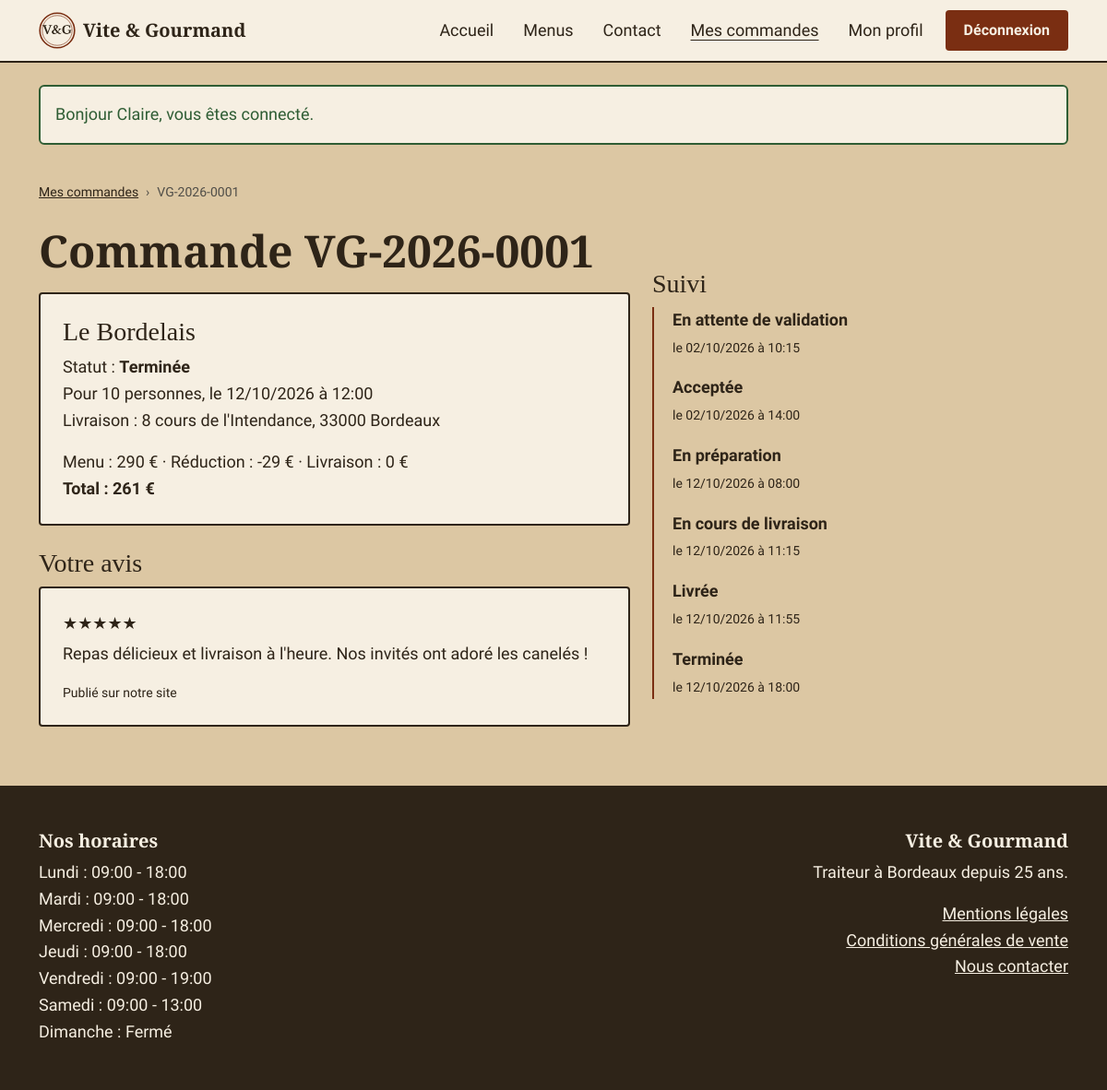
The page /mon-compte/commande?id=1 (signed in) on the database its author committed.
### tables this page shows
CREATE TABLE commande (
  commande_id           INT AUTO_INCREMENT PRIMARY KEY,
  numero_commande       VARCHAR(20)   NOT NULL UNIQUE,
  utilisateur_id        INT           NOT NULL,
  menu_id               INT           NOT NULL,
  date_commande         DATETIME      NOT NULL DEFAULT CURRENT_TIMESTAMP,
  date_prestation       DATE          NOT NULL,
  heure_livraison       TIME          NOT NULL,
  adresse_livraison     VARCHAR(255)  NOT NULL,
  code_postal_livraison VARCHAR(10)   NOT NULL,
  ville_livraison       VARCHAR(100)  NOT NULL,
  distance_km           DECIMAL(6,2)  NOT NULL DEFAULT 0,
  nombre_personne       INT           NOT NULL,
  prix_menu             DECIMAL(10,2) NOT NULL,
  reduction             DECIMAL(10,2) NOT NULL DEFAULT 0,
  prix_livraison        DECIMAL(10,2) NOT NULL DEFAULT 0,
  prix_total            DECIMAL(10,2) NOT NULL,
  statut ENUM('en_attente','accepte','en_preparation','en_livraison','livre',
              'attente_retour_materiel','terminee','annulee') NOT NULL DEFAULT 'en_attente',
  pret_materiel         TINYINT(1)    NOT NULL DEFAULT 0,
  restitution_materiel  TINYINT(1)    NOT NULL DEFAULT 0,
  mode_contact          ENUM('gsm','mail') NULL,
  motif_modification    TEXT          NULL,
  CONSTRAINT chk_commande_personnes CHECK (nombre_personne > 0),
  CONSTRAINT fk_commande_utilisateur FOREIGN KEY (utilisateur_id) REFERENCES utilisateur(utilisateur_id),
  CONSTRAINT fk_commande_menu        FOREIGN KEY (menu_id)        REFERENCES menu(menu_id),
  INDEX idx_commande_statut (statut)
);

CREATE TABLE menu (
  menu_id                 INT AUTO_INCREMENT PRIMARY KEY,
  titre                   VARCHAR(100)  NOT NULL,
  description             TEXT          NOT NULL,
  nombre_personne_minimum INT           NOT NULL,
  prix_par_personne       DECIMAL(8,2)  NOT NULL,
  conditions_menu         TEXT          NULL,
  quantite_restante       INT           NOT NULL DEFAULT 0,
  theme_id                INT           NOT NULL,
  regime_id               INT           NOT NULL,
  CONSTRAINT chk_menu_min   CHECK (nombre_personne_minimum > 0),
  CONSTRAINT chk_menu_prix  CHECK (prix_par_personne >= 0),
  CONSTRAINT chk_menu_stock CHECK (quantite_restante >= 0),
  CONSTRAINT fk_menu_theme  FOREIGN KEY (theme_id)  REFERENCES theme(theme_id),
  CONSTRAINT fk_menu_regime FOREIGN KEY (regime_id) REFERENCES regime(regime_id)
);

CREATE TABLE avis (
  avis_id        INT AUTO_INCREMENT PRIMARY KEY,
  note           TINYINT  NOT NULL,
  commentaire    TEXT     NOT NULL,
  statut         ENUM('en_attente','valide','refuse') NOT NULL DEFAULT 'en_attente',
  date_creation  DATETIME NOT NULL DEFAULT CURRENT_TIMESTAMP,
  utilisateur_id INT      NOT NULL,
  commande_id    INT      NOT NULL UNIQUE,    
  CONSTRAINT chk_avis_note CHECK (note BETWEEN 1 AND 5),
  CONSTRAINT fk_avis_utilisateur FOREIGN KEY (utilisateur_id) REFERENCES utilisateur(utilisateur_id),
  CONSTRAINT fk_avis_commande    FOREIGN KEY (commande_id)    REFERENCES commande(commande_id) ON DELETE CASCADE
);

CREATE TABLE commande_suivi (
  suivi_id          INT AUTO_INCREMENT PRIMARY KEY,
  commande_id       INT NOT NULL,
  statut ENUM('en_attente','accepte','en_preparation','en_livraison','livre',
              'attente_retour_materiel','terminee','annulee') NOT NULL,
  date_modification DATETIME NOT NULL DEFAULT CURRENT_TIMESTAMP,
  CONSTRAINT fk_suivi_commande FOREIGN KEY (commande_id) REFERENCES commande(commande_id) ON DELETE CASCADE
);

CREATE TABLE horaire (
  horaire_id      INT AUTO_INCREMENT PRIMARY KEY,
  jour            VARCHAR(10) NOT NULL UNIQUE,
  heure_ouverture TIME NULL,    
  heure_fermeture TIME NULL
);

### views/compte/commande.php (the view, shortened to what the rows shown need)
<?php
$enAttente = $commande['statut'] === 'en_attente';
?>
<section class="section pt-4">
    <div class="container">
        <nav aria-label="Fil d'Ariane">
            <ol class="breadcrumb fil-ariane" style="--bs-breadcrumb-divider: '›';">
                <li class="breadcrumb-item"><a href="/mon-compte/commandes">Mes commandes</a></li>
                <li class="breadcrumb-item active" aria-current="page"><?= e($commande['numero_commande']) ?></li>
            </ol>
        </nav>
        <div class="row g-4">
            <div class="col-lg-7">
                <h1 class="mb-3">Commande <?= e($commande['numero_commande']) ?></h1>
                <div class="carte h-auto">
                    <h2 class="h3"><?= e($commande['titre']) ?></h2>
                    <p>
                        Statut : <strong><?= e(statut_commande($commande['statut'])) ?></strong><br>
                        Pour <?= (int) $commande['nombre_personne'] ?> personnes,
                        le <?= date('d/m/Y', strtotime($commande['date_prestation'])) ?>
                        à <?= e(substr($commande['heure_livraison'], 0, 5)) ?><br>
                        Livraison : <?= e($commande['adresse_livraison']) ?>,
                        <?= e($commande['code_postal_livraison']) ?> <?= e($commande['ville_livraison']) ?>
                    </p>
                    <p class="mb-0">
                        Menu : <?= prix($commande['prix_menu']) ?> €
                        <?php if ($commande['reduction'] > 0): ?>
                            · Réduction : -<?= prix($commande['reduction']) ?> €
                        <?php endif; ?>
                        · Livraison : <?= prix($commande['prix_livraison']) ?> €<br>
                        <strong>Total : <?= prix($commande['prix_total']) ?> €</strong>
                    </p>
                </div>
                                <?php if ($commande['statut'] === 'terminee'): ?>
                    <h2 class="h3 mt-4">Votre avis</h2>
                    <?php if ($avis): ?>
                        <div class="carte h-auto">
                            <p class="mb-1">
                                <span aria-hidden="true"><?= str_repeat('★', (int) $avis['note']) . str_repeat('☆', 5 - (int) $avis['note']) ?></span>
                            </p>
                            <p><?= nl2br(e($avis['commentaire'])) ?></p>
                            <p class="petit mb-0">
                                <?= ['en_attente' => 'En attente de validation par notre équipe', 'valide' => 'Publié sur notre site', 'refuse' => 'Non publié'][$avis['statut']] ?>
                            </p>
                        </div>
                    <?php endif; ?>
                <?php endif; ?>
            </div>
            <div class="col-lg-5">
                <h2 class="h3 mt-lg-5">Suivi</h2>
                <?php if ($enAttente): ?>
                    <p>Votre commande attend la validation de notre équipe. Le suivi s'affichera dès qu'elle sera acceptée.</p>
                <?php else: ?>
                    <ol class="suivi">
                        <?php foreach ($suivi as $etape): ?>
                            <li>
                                <strong><?= e(statut_commande($etape['statut'])) ?></strong><br>
                                <time class="petit" datetime="<?= date('c', strtotime($etape['date_modification'])) ?>">
                                    le <?= date('d/m/Y à H:i', strtotime($etape['date_modification'])) ?>
                                </time>
                            </li>
                        <?php endforeach; ?>
                    </ol>
                <?php endif; ?>
            </div>
        </div>
    </div>
</section>

### views/layout.php (shortened to what the rows shown need)
<!DOCTYPE html>
<html lang="fr">
<head>
    <link href="https://cdn.jsdelivr.net/npm/bootstrap@5.3.3/dist/css/bootstrap.min.css" rel="stylesheet">
    <link href="/assets/css/style.css" rel="stylesheet">
</head>
<body class="d-flex flex-column min-vh-100">
<main id="contenu" class="flex-grow-1">
        <?= $contenu ?>
</main>
<footer class="pied">
    <div class="container">
        <div class="row g-4">
            <div class="col-md-6">
                <h2>Nos horaires</h2>
                <ul class="list-unstyled mb-0">
                    <?php foreach ($horaires as $horaire): ?>
                        <li>
                            <?= e($horaire['jour']) ?> :
                            <?php if ($horaire['heure_ouverture'] === null): ?>
                                Fermé
                            <?php else: ?>
                                <?= e(substr($horaire['heure_ouverture'], 0, 5)) ?> - <?= e(substr($horaire['heure_fermeture'], 0, 5)) ?>
                                <?php endif; ?>
                        </li>
                    <?php endforeach; ?>
                </ul>
            </div>
            <div class="col-md-6 text-md-end">
                <h2>Vite &amp; Gourmand</h2>
            </div>
        </div>
    </div>
</footer>
</body>
</html>

### rows shown on the page
commande: numero_commande "VG-2026-0001", menu.titre "Le Bordelais", statut "Terminée", nombre_personne "10", date_prestation "12/10/2026", heure_livraison "12:00", adresse_livraison "8 cours de l'Intendance", code_postal_livraison "33000", ville_livraison "Bordeaux", prix_menu "290", reduction "29", prix_livraison "0", prix_total "261"
avis: note "★★★★★", commentaire "Repas délicieux et livraison à l'heure. Nos invités ont adoré les canelés !", statut "Publié sur notre site"
commande_suivi: statut "En attente de validation", date_modification "02/10/2026 à 10:15"
commande_suivi: statut "Acceptée", date_modification "02/10/2026 à 14:00"
commande_suivi: statut "En préparation", date_modification "12/10/2026 à 08:00"
commande_suivi: statut "En cours de livraison", date_modification "12/10/2026 à 11:15"
commande_suivi: statut "Livrée", date_modification "12/10/2026 à 11:55"
commande_suivi: statut "Terminée", date_modification "12/10/2026 à 18:00"
horaire: jour "Lundi", heure_ouverture "09:00", heure_fermeture "18:00"
horaire: jour "Mardi", heure_ouverture "09:00", heure_fermeture "18:00"
horaire: jour "Mercredi", heure_ouverture "09:00", heure_fermeture "18:00"
horaire: jour "Jeudi", heure_ouverture "09:00", heure_fermeture "18:00"
horaire: jour "Vendredi", heure_ouverture "09:00", heure_fermeture "19:00"
horaire: jour "Samedi", heure_ouverture "09:00", heure_fermeture "13:00"
horaire: jour "Dimanche", shows "Fermé"

### other values the page prints
$flash['message'] "Bonjour Claire, vous êtes connecté."
